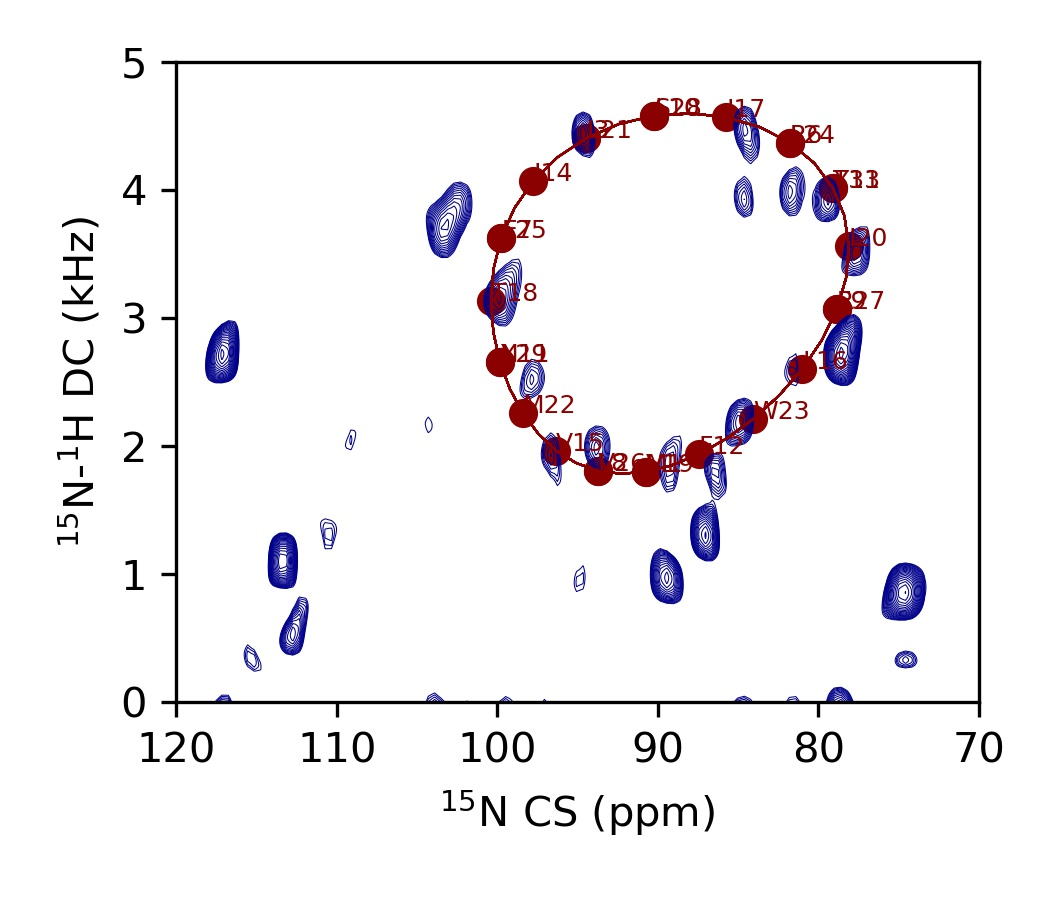

Reproduce this figure in Python.
import matplotlib.pyplot as plt
import nmrglue as ng
import numpy as np

# Specify results files
spectrum = 'PISEMA.ft'
log_file = 'pisa_log.dat'
wave_file = 'pisa_wave.dat'

# Read spectrum with nmrglue
dic,data = ng.pipe.read(spectrum)

# Read files for lineplot
lx, ly = zip(*np.genfromtxt(wave_file,usecols=(2,3),dtype=float))

# Set contour levels
contour_start = 175000 # Baseline
contour_num = 30 # number of contour levels
contour_factor = 1.1 # scaling factor between contour levels
levels = contour_start*contour_factor**np.arange(contour_num) 

# Set ppm scales
uc_1h = ng.pipe.make_uc(dic,data,dim=0)
ppm_1h = uc_1h.ppm_scale()
ppm_1h_0, ppm_1h_1 = uc_1h.ppm_limits()
uc_15n = ng.pipe.make_uc(dic,data,dim=1)
ppm_15n = uc_15n.ppm_scale()
ppm_15n_0, ppm_15n_1 = uc_15n.ppm_limits()

# Plot spectrum
fig,ax = plt.subplots(figsize=(3.5,3.0))

s = -1
ax.contour(data,levels=levels,linewidths=0.25,colors='darkblue',
           extent=(ppm_15n_0, ppm_15n_1, ppm_1h_0*s, ppm_1h_1*s))
ax.set_xlim(120,70)
ax.set_ylim(0,5)
ax.set_xlabel('$^{15}$N CS (ppm)',size=10)
ax.set_ylabel('$^{15}$N-$^{1}$H DC (kHz)',size=10)

# Plot line
ax.plot(lx, ly, c='darkred',alpha=1,linewidth=0.5)

# Plot points
xc,yc = zip(*np.genfromtxt(log_file,usecols=(3,4),dtype=float))
names = np.genfromtxt(log_file,usecols=(0),dtype=str)
ax.scatter(xc,yc,c='darkred',alpha=1)

# Text labels
texts = []
for x,y,s in zip(xc,yc,names):
    texts.append(ax.text(x,y,s,size=6,color='darkred'))

plt.tight_layout()
plt.savefig('sln_overlay.jpg',dpi=300)
plt.show()

